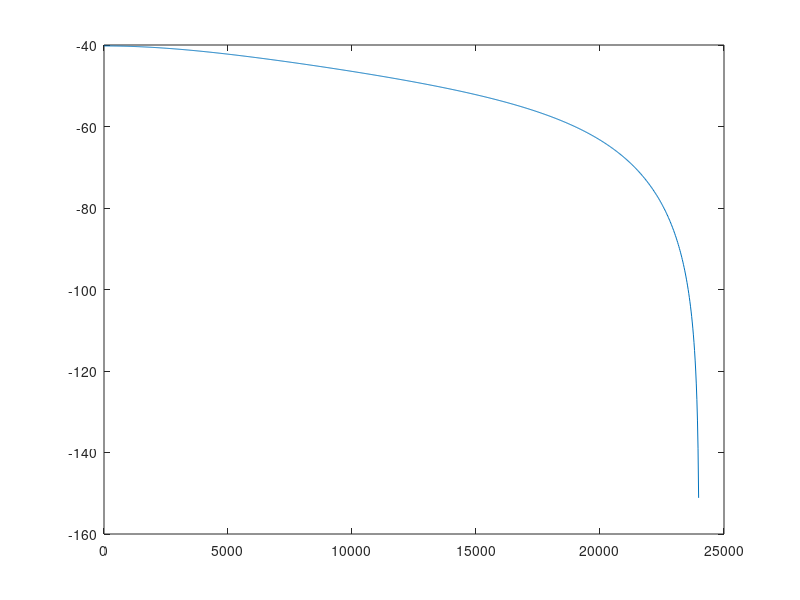

Here is the MATLAB script that generated this plot: (Note: this script raises an error after producing the figure.)
% Q15 coefficients
b0_q15 = 158;
b1_q15 = 316;
b2_q15 = 158;
a1_q15 = -59227;
a2_q15 = 27099;

% convert to float
b0 = b0_q15 / 32768;
b1 = b1_q15 / 32768;
b2 = b2_q15 / 32768;
a1 = a1_q15 / 32768;
a2 = a2_q15 / 32768;

% Numerator and Denominator
b = [b0, b1, b2];
a = [1, -a1, -a2];

% frequency response
[H,F] = freqz(b,a,1024,48000);
mag_db = 20*log10(abs(H));

% find -3 dB point
max_gain = max(mag_db);
idx_3db = find(mag_db <= max_gain - 3, 1, 'first');
cutoff_freq = F(idx_3db);

% plot
figure;
plot(F,mag_db);
hold on;
yline(max_gain - 3,'r--','-3 dB line');
plot(cutoff_freq, mag_db(idx_3db), 'ro', 'MarkerFaceColor','r');
grid on;
xlabel('Frequency (Hz)');
ylabel('Gain (dB)');
title(['Q15 Butterworth filter | -3 dB at ', num2str(cutoff_freq, '%.1f'), ' Hz']);
